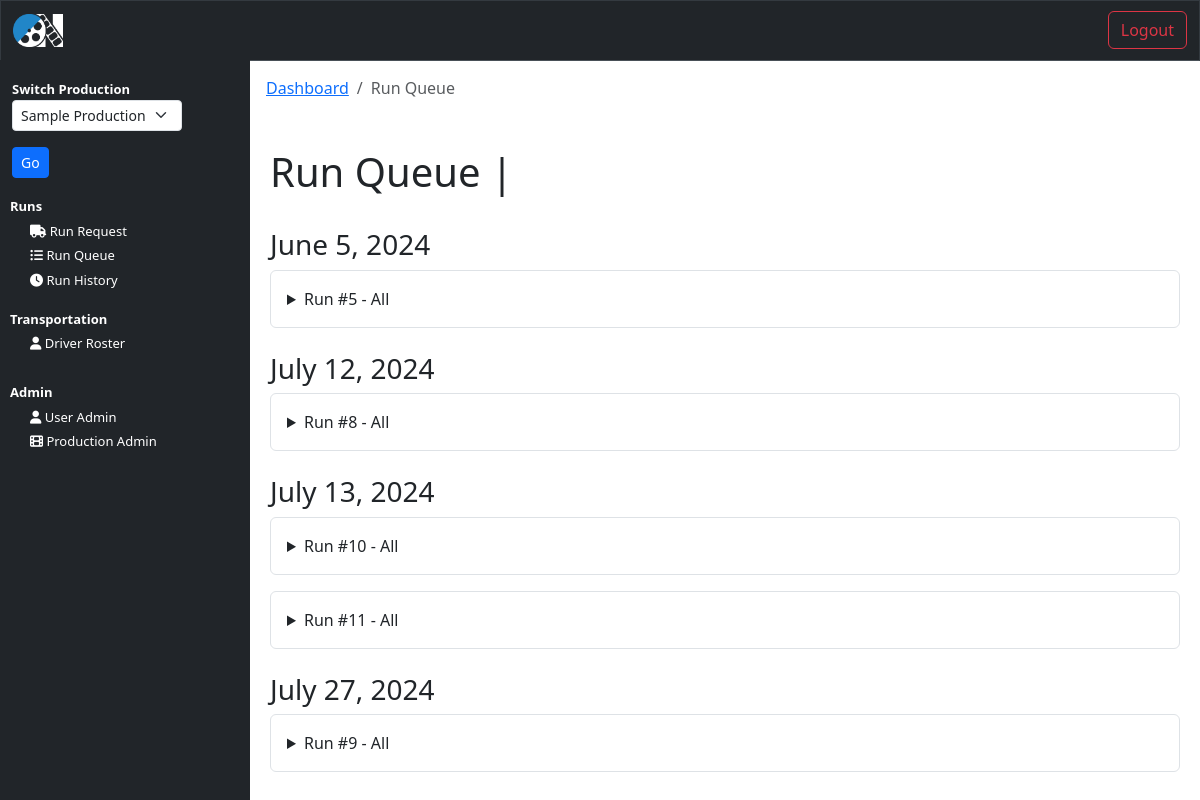
The app's page /run_queue (signed in), older data.
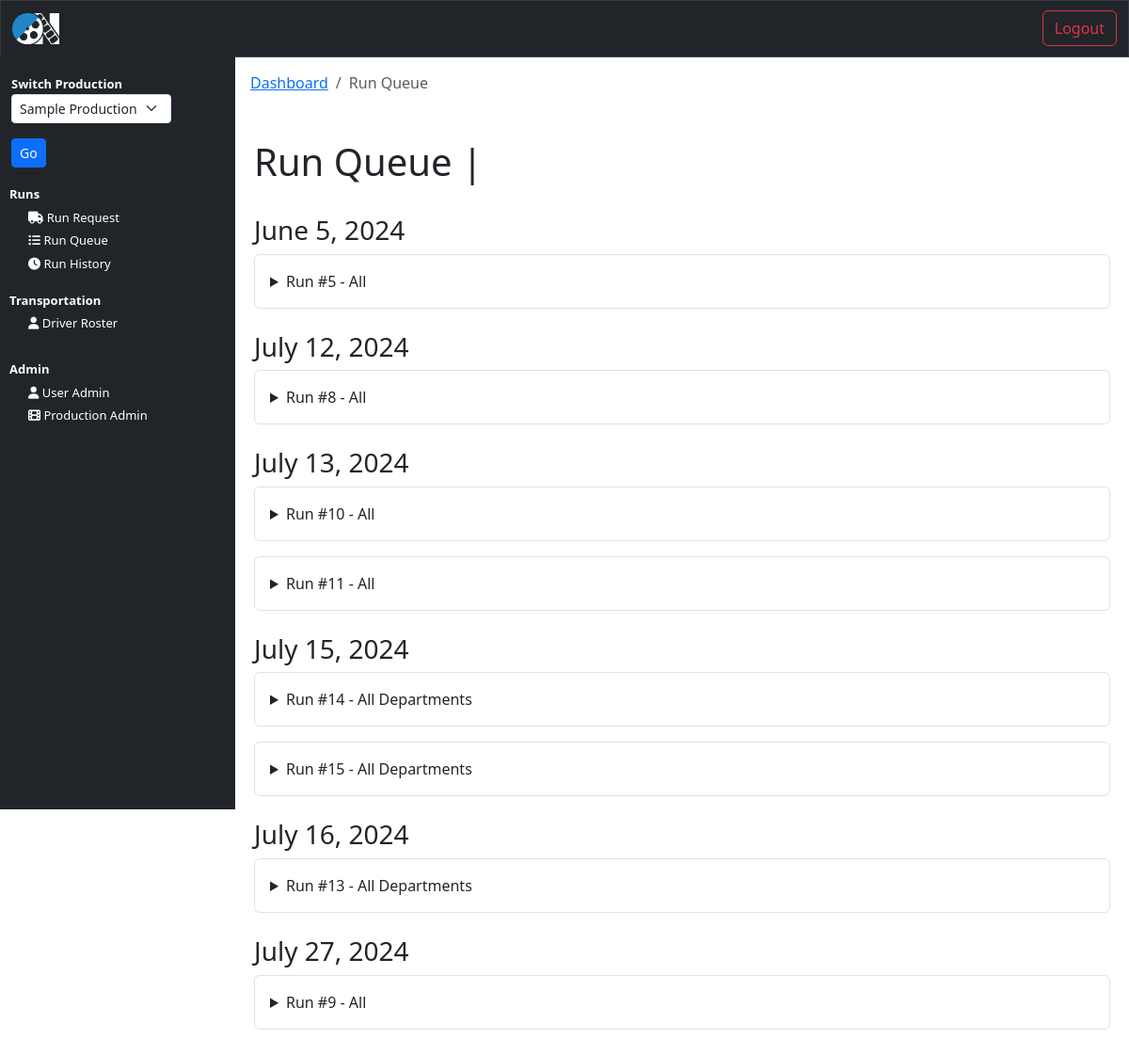
The same page, newer data.
### transportation/models.py (models this page shows, shortened)
class RunRequest(models.Model):
    production_title = models.CharField(max_length=150, null=True)
    create_date = models.DateField(auto_now_add=True)
    requester_name = models.CharField(max_length=100)
    requester_phone = models.CharField(max_length=15)
    requester_email = models.CharField(max_length=255)
    requester_department = models.CharField(max_length=100)
    run_date = models.DateField()
    ready_time = models.TimeField(null=True, blank=True)
    need_by_this_time = models.TimeField(null=True, blank=True)
    pickup_name = models.CharField(max_length=100)
    pickup_phone = models.CharField(max_length=15, null=True, blank=True)
    pickup_address_1 = models.CharField(max_length=100)
    pickup_address_2 = models.CharField(max_length=100, null=True, blank=True)
    pickup_city = models.CharField(max_length=100)
    pickup_state = models.CharField(max_length=2)
    pickup_zip = models.CharField(max_length=10)
    dropoff_name = models.CharField(max_length=100)
    dropoff_phone = models.CharField(max_length=15, blank=True)
    dropoff_address_1 = models.CharField(max_length=100)
    dropoff_address_2 = models.CharField(max_length=100, null=True, blank=True)
    dropoff_city = models.CharField(max_length=100)
    dropoff_state = models.CharField(max_length=2)
    dropoff_zip = models.CharField(max_length=10)
    purchase_order = models.CharField(max_length=20, null=True, blank=True)
    vendor_invoice  = models.CharField(max_length=20, null=True, blank=True)
    run_status = models.CharField(max_length=20, null=True, blank=True)
    truck_size = models.CharField(max_length=50, null=True, blank=True)
    run_details = models.TextField(max_length=500)
    assigned_driver = models.CharField(max_length=100, null=True, blank=True)

### interface/views.py (the view)
# urls.py: path('run_queue', views.run_queue, name="run_queue"),
@login_required(login_url='login')
def run_queue(request):
    runs = RunRequest.objects.exclude(run_status__in=["Completed","Cancelled"]).order_by('run_date', 'need_by_this_time')
    user = get_object_or_404(NewUser, id=request.user.id)
    user_productions = user.productions.all()
    production_title_in_session = request.session.get('production_title')
    if production_title_in_session:
        runs = runs.filter(production_title=production_title_in_session)
    context = {
        'runs': runs,
        'user_productions': user_productions,
    }
    return render(request, 'interface/run_queue.html', context=context)

### interface/templates/interface/run_queue.html (shortened to what this page needs)
{% extends 'interface/layout.html' %}
{% load crispy_forms_tags %}
{% block content %}
    <nav class="p-2" aria-label="breadcrumb">
        <ol class="breadcrumb">
            <li class="breadcrumb-item"><a href="{% url 'dashboard' %}">Dashboard</a></li>
            <li class="breadcrumb-item active" aria-current="page">Run Queue</li>
        </ol>
    </nav>
    <main>
        <br>
        <div class="container">
            <h1>Run Queue | {{ request.session.production_title }}</h1>
        </div>
        <div class="container">
            <br>
            {% regroup runs by run_date as date_groups %}
            {% for date_group in date_groups %}
                <div class="date-group mb-4">
                    <h3 class="date-label">{{ date_group.grouper }}</h3>
                    {% for run in date_group.list %}
                        <details class="border p-3 rounded mb-3">
                            <summary class="font-weight-bold">Run #{{ run.id }} - {{ run.requester_department }}</summary>
                        </details>
                    {% endfor %}
                </div>
            {% endfor %}
        </div>
        <br>
    </main>
{% endblock %}

Row changes from the older to the newer data that the page shows:
added RunRequest: grouper "July 15, 2024", id "14", requester_department "All Departments"
added RunRequest: id "15", requester_department "All Departments", shown under "July 15, 2024"
added RunRequest: grouper "July 16, 2024", id "13", requester_department "All Departments"
